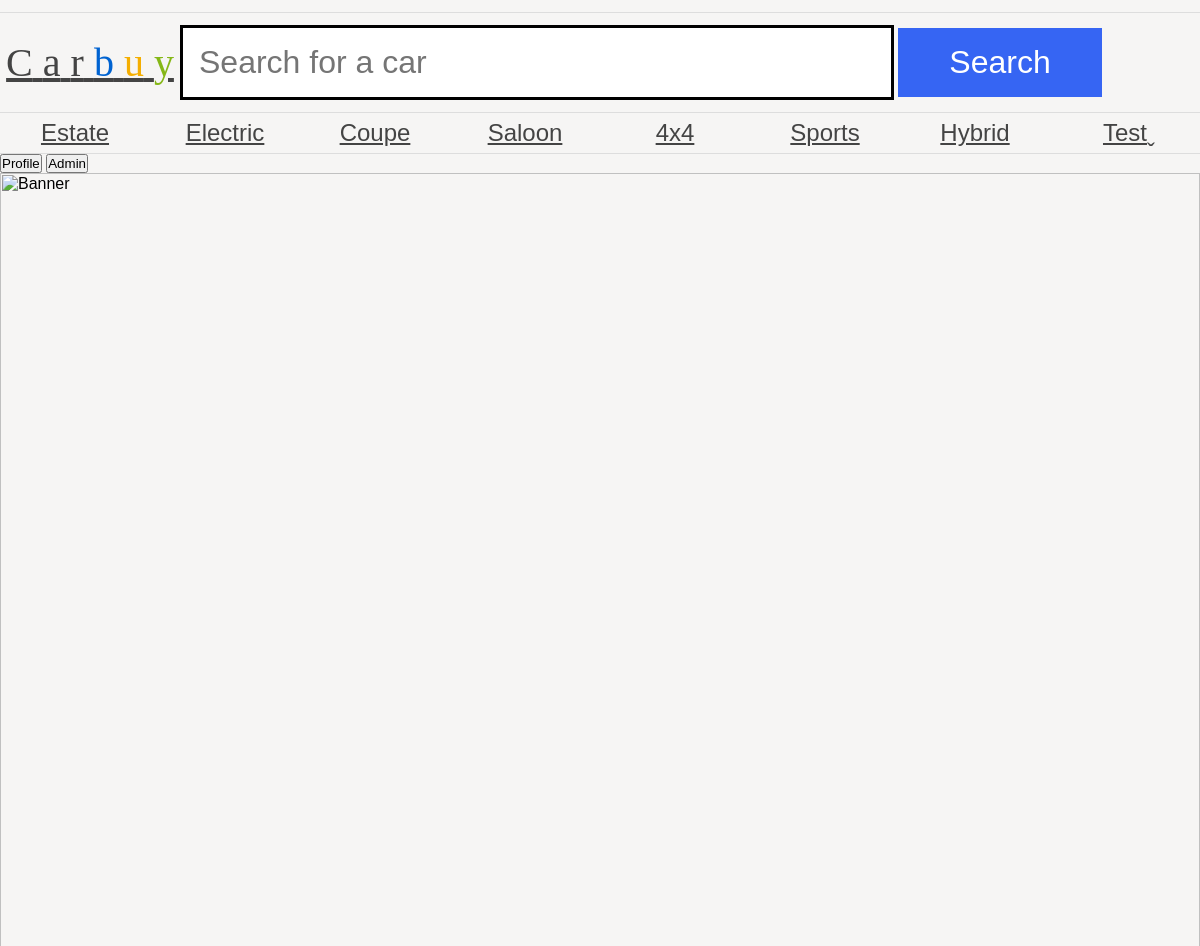
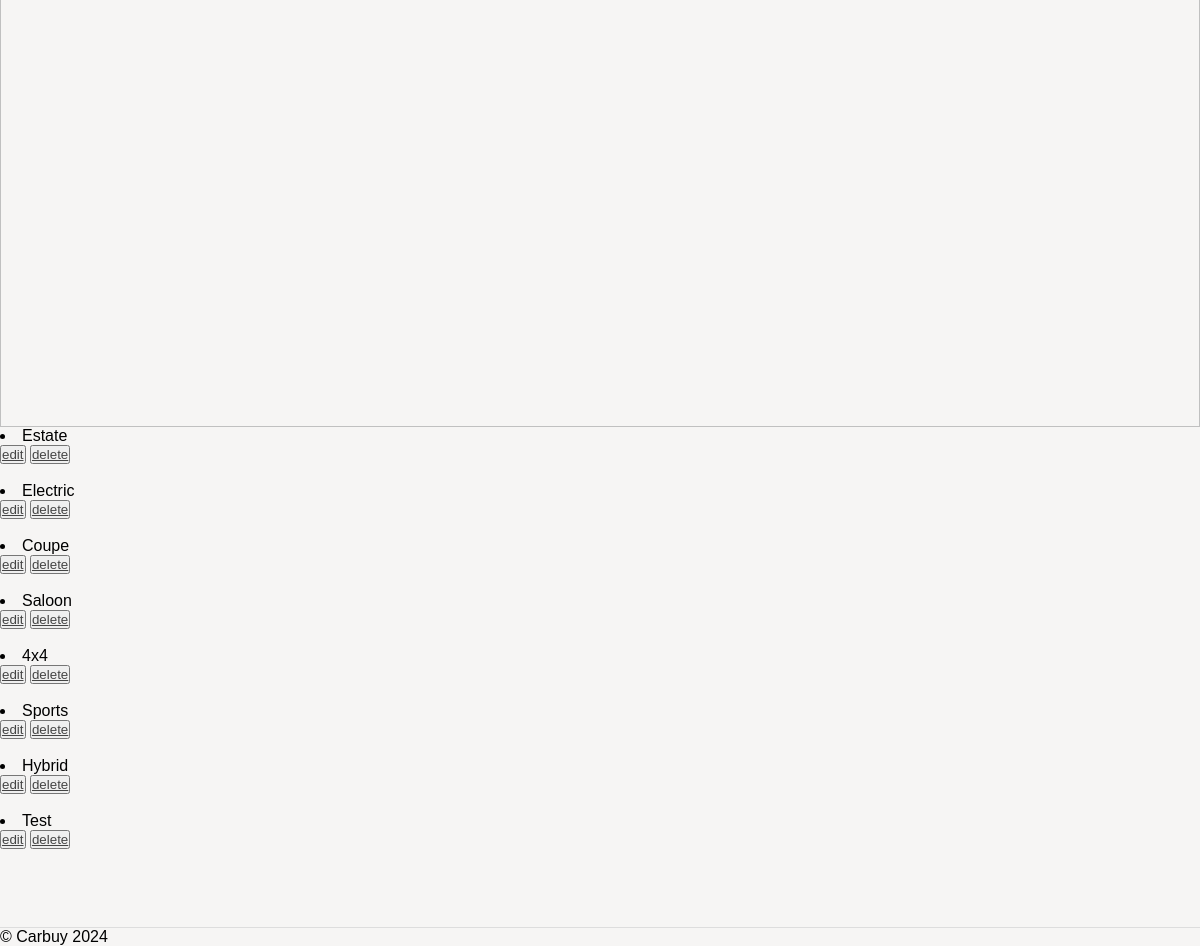
Page /as1/public/adminCategories.php (signed in) on the earlier database version (2 pictures, top to bottom).
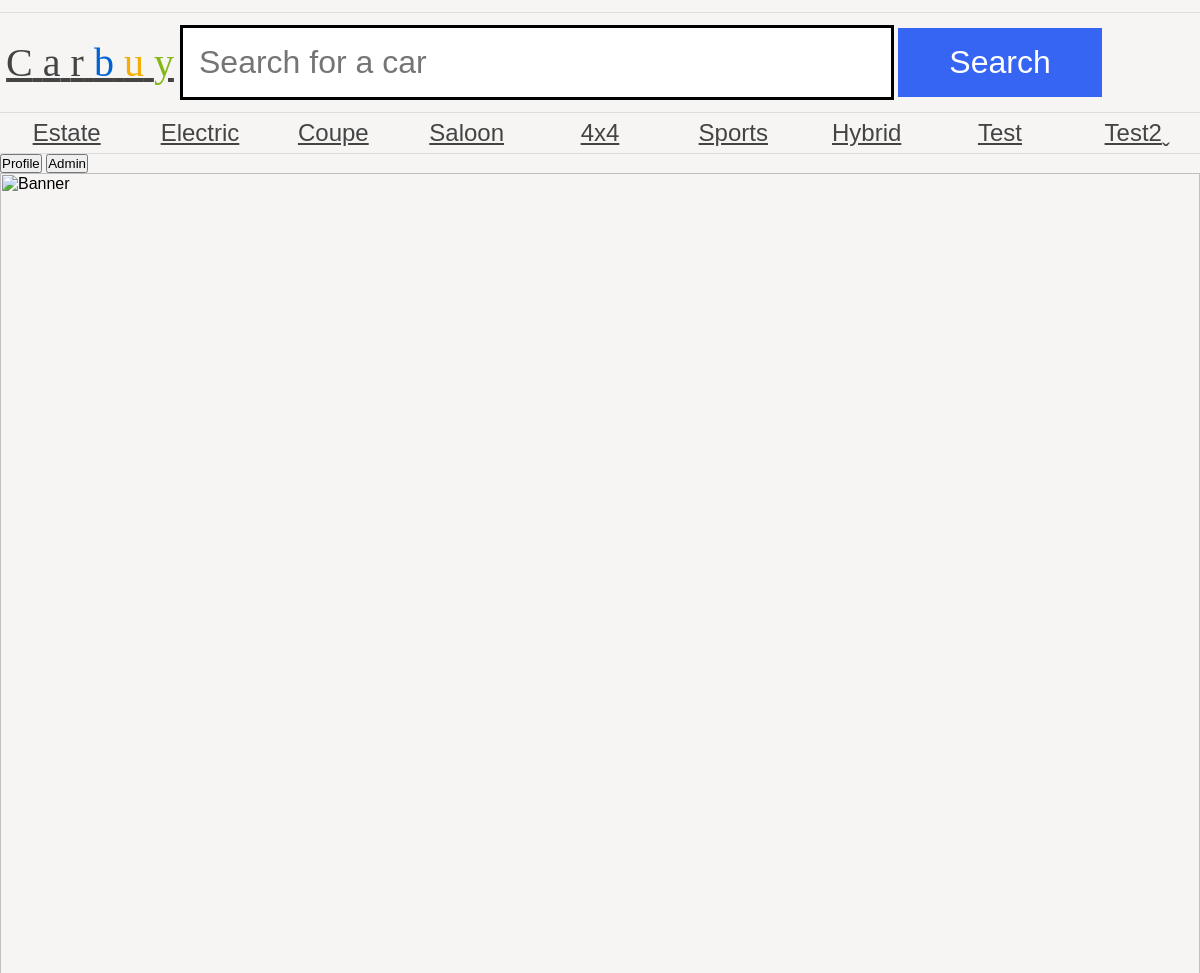
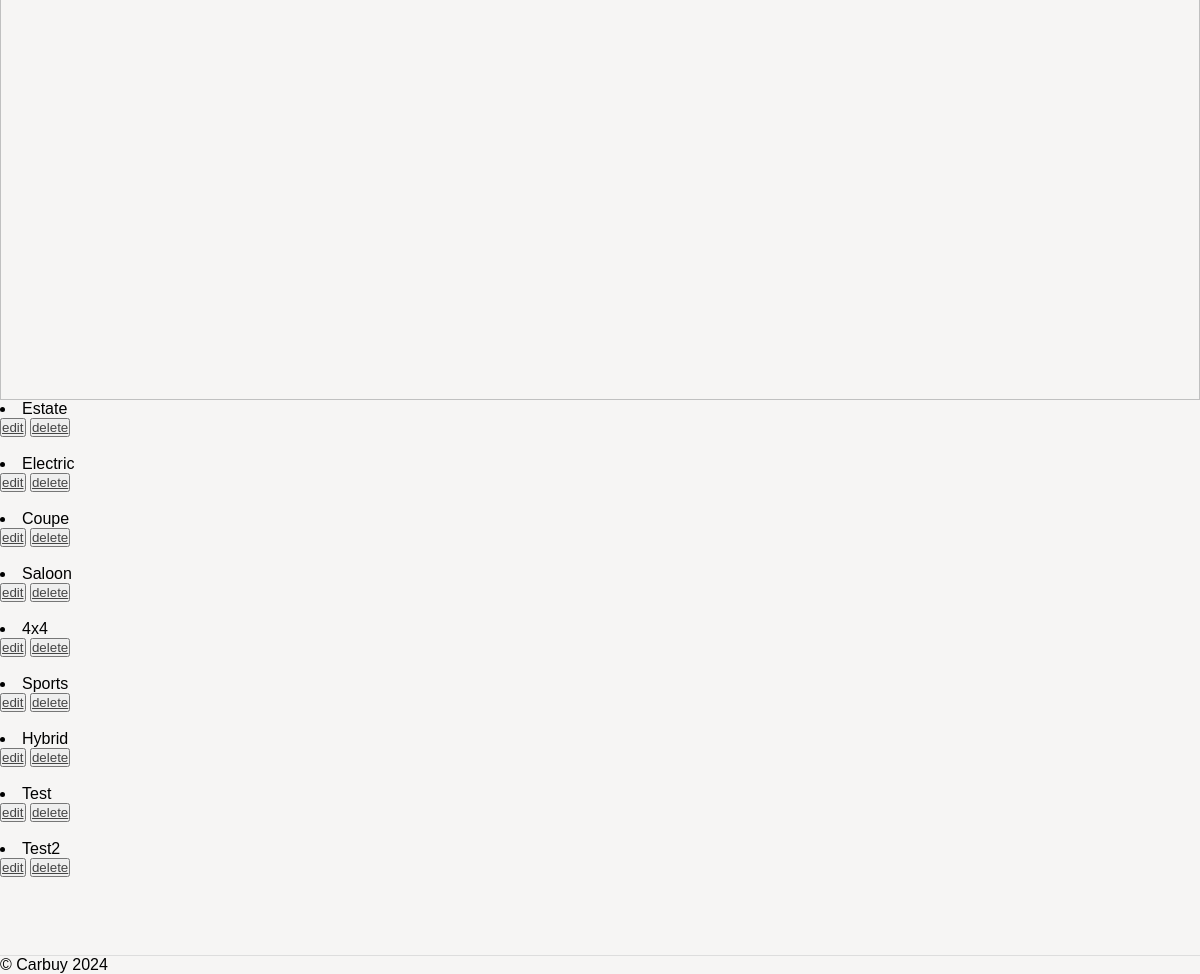
Same page on the later database version (2 pictures, top to bottom).
### tables this page shows
CREATE TABLE `category` (
  `category_id` int(11) NOT NULL AUTO_INCREMENT,
  `name` varchar(255) DEFAULT NULL,
  PRIMARY KEY (`category_id`)
);

### as1/public/dbConn.php (called while the page is built, shortened)
<?php
$username = "v.je";
$password = "v.je";
$conn = new PDO('mysql:dbname=assignment1;host=mysql', $username, $password, [PDO::ATTR_ERRMODE => PDO::ERRMODE_EXCEPTION]);
$getCategoryQuery = $conn->prepare('SELECT * FROM category');
$getCategoryQuery->execute();
$getCategory = $getCategoryQuery->fetchAll();
?>

### as1/public/adminCategories.php (the view, shortened to what this page needs)
<?php
require 'header.php';
if (isset($_SESSION['username'])) {
    if ($_SESSION['userRole'] === "admin") {
        include_once('dbConn.php');
        $categoryList = array_map(function ($categories) {
            $categoryName = $categories['name'];
            $categoryID = $categories['category_id'];
            return '<li>' . $categoryName . '</li>
                  <button><a href="editCategory.php?categoryID=' . $categoryID . '">edit </a></button>
                   <button> <a href="deleteCategory.php?categoryID=' . $categoryID . '">delete</a></button>
                    <br> <br>';
        }, $getCategory);
        echo implode('', $categoryList);
    } else {
        echo 'Access Denied. You do not have admin access.';
    }
} else {
    echo 'Please login first <a href="login.php"><button>Login Now!</button></a>';
}
require 'footer.php';

### as1/public/header.php (shortened to what this page needs)
<?php
require 'dbConn.php';
?>
<html>
<head>
	<link rel="stylesheet" href="carbuy.css" />
</head>
<body>
	<header>
		<a href="index.php">
			<h1><span class="C">C</span>
				<span class="a">a</span>
				<span class="r">r</span>
				<span class="b">b</span>
				<span class="u">u</span>
				<span class="y">y</span>
			</h1>
		</a>
		<form action="#">
			<input type="text" name="search" placeholder="Search for a car" />
			<input type="submit" name="submit" value="Search" />
		</form>
	</header>
	<nav>
		<ul>
			<?php
			array_map(function ($category) {
				$categoryName = $category['name'];
				$categoryID = $category['category_id'];
				echo '<li>' . '<a class="categoryLink" href="categoryPage.php?categoryID=' . $categoryID . '">' . $categoryName . '</a>' . '</li>';
			}, array_values($getCategory));
			?>
		</ul>
	</nav>
	<div class="headerButton" style="justify-content: center">
		<button>Profile</button>
	</div>
	<span class="HeaderButton">
		<button>Admin</button>
	</span>
	<img src="banners/1.jpg" alt="Banner" />
</body>
</html>

Differences in the rows shown:
added category: name "Test2"
Other differences:
text no longer shown: "edit edit edit edit edit edit edit edit delete delete delete delete delete delete delete delete"
text now shown: "edit edit edit edit edit edit edit edit edit delete delete delete delete delete delete delete delete delete"
